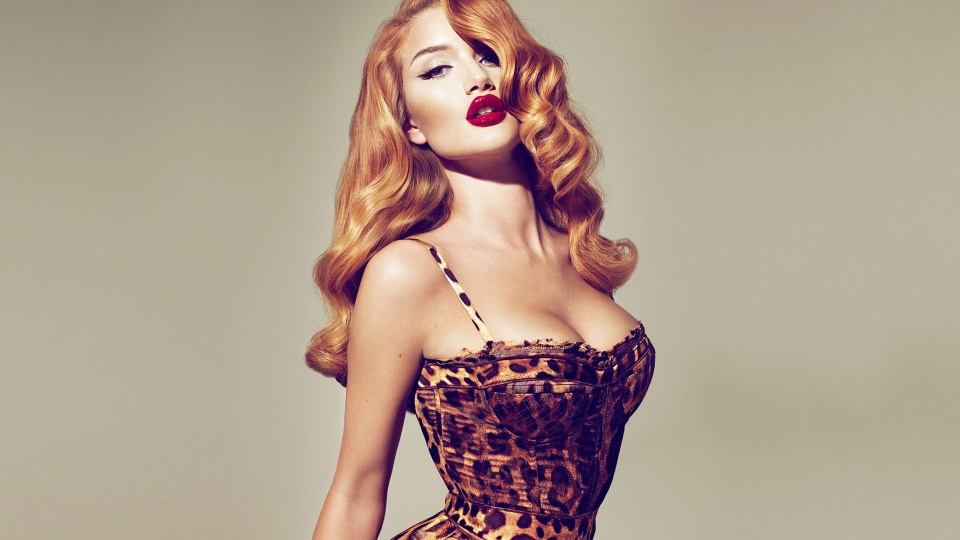
#> input picture 5.opencv/deepaiedu20210830/images/1.jpg, 960 x 540 px, found by its file name
$ python test01.py
#> lines starting #> are read from the running program, lines starting #| are printed output that depends on the picture; after the words box and inside, x2 and y2 are one past the last pixel; in counts of white or black regions, pixels touching at a corner belong together; pictures that were not available may be replaced by others from this repository, and a replacement may not be noted
import cv2
import numpy as np
from  PIL import  Image
#图像掩码操作
img1=cv2.imread(r"E:\pycharmprojects\pythonProject\deepaiedu20210830\images\1.jpg")
#> img1 is the input picture: shape (540, 960, 3); mean B, G, R 142.1, 157.1, 175.2
img2=cv2.imread(r"E:\pycharmprojects\pythonProject\deepaiedu20210830\images\7.jpg",0)
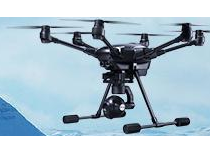
#> input picture 7.深度学习神经网络/2.卷积神经网络/deepaiedu20211103/Dataset/Uav_Image/7.png, 210 x 144 px, given in place of 7.jpg, which was not available
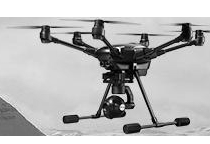
#> img2: shape (144, 210); min 0, max 255, mean 185.6
img3=cv2.imread(r"E:\pycharmprojects\pythonProject\deepaiedu20210830\images\8.jpg")
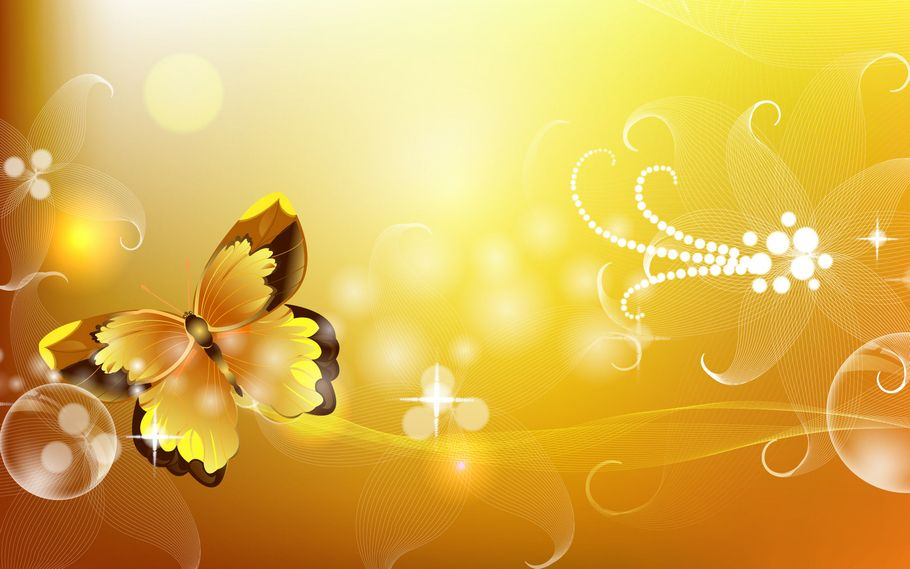
#> input picture 5.opencv/deepaiedu20210830/images/8.jpg, 910 x 569 px, found by its file name
#> img3 is the input picture: shape (569, 910, 3); mean B, G, R 80.6, 180.9, 221.2
img3=Image.fromarray(img3)
img3=np.array(img3.resize((img1.shape[1],img1.shape[0])))
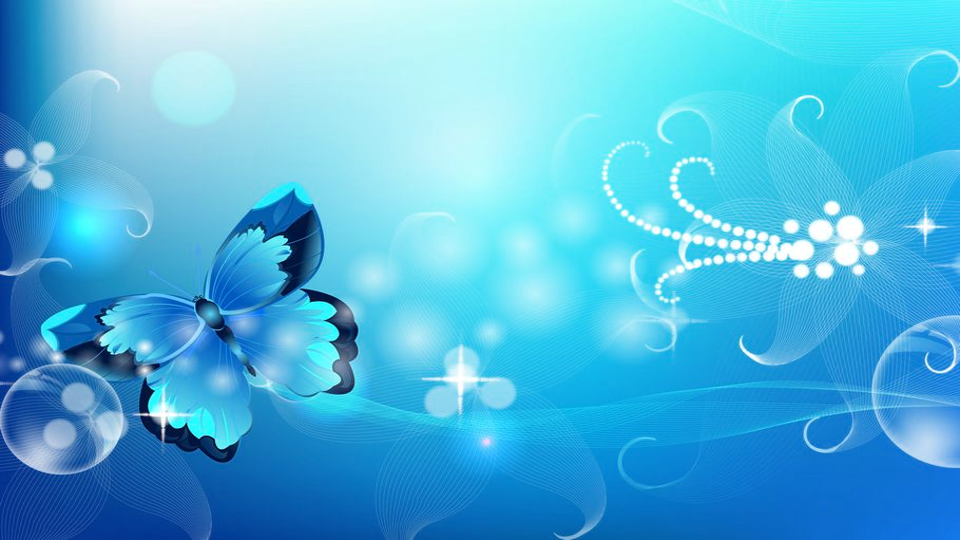
#> img3: shape (540, 960, 3); mean R, G, B 80.6, 180.9, 221.2

ret,mask=cv2.threshold(img2,0,255,cv2.THRESH_BINARY|cv2.THRESH_OTSU)
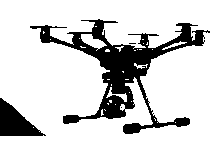
#> mask: shape (144, 210); 80.6% white; 4 black regions (2 under 20 px), largest, box (x1, y1, x2, y2) and area: (30, 19, 210, 134) 4938, (0, 98, 46, 136) 909
#> ret = 137
# cv2.imshow("",mask)
# cv2.waitKey(0)
#图像的白色部分是掩码/蒙板
mask_inv=cv2.bitwise_not(mask)
# cv2.imshow("",mask_inv)
# cv2.waitKey(0)
#做蒙板操作，白色部分保留，黑色部分去除
#> (the run stopped early here; a loop or call above may not have finished)
